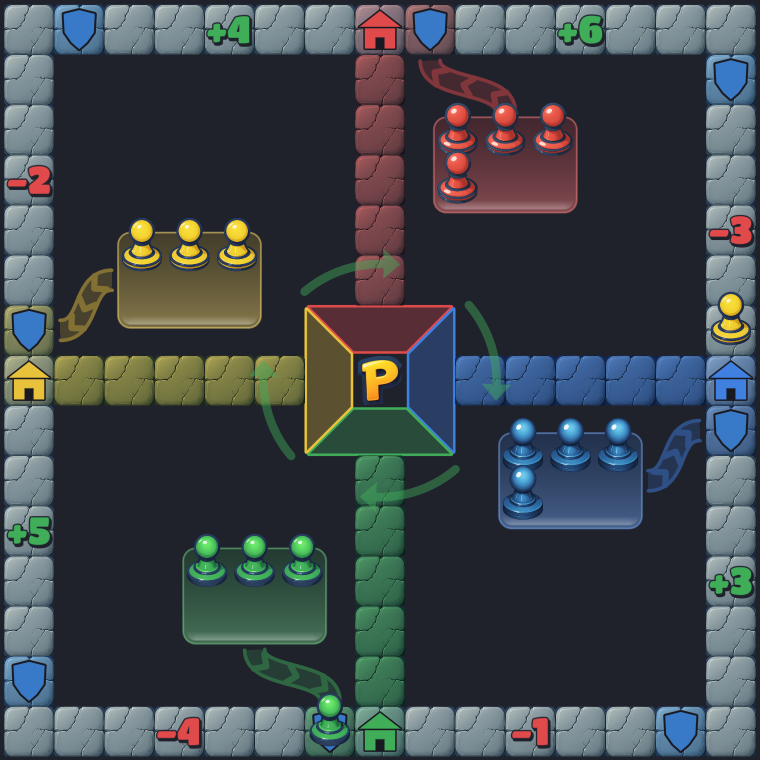
#> input picture store/pawnic/feature-board.png, 1520 x 1520 px, found by its file name (shown at 1/2 size)
$ python make_feature_graphic.py ../store/pawnic out
#> lines starting #> are read from the running program, lines starting #| are printed output that depends on the picture; after the words box and inside, x2 and y2 are one past the last pixel; in counts of white or black regions, pixels touching at a corner belong together
"""Play Store'un öne çıkan görselini (1024×500) üretir.

Solda oyun simgesi, altında Titan One yazı tipiyle "Pawnic" adı ve onun altında mağaza diline
göre kısa slogan bulunur. Sağda tahtanın tamamı ve önünde yelpaze gibi açılmış beş kart durur.
Zemin, simgenin koyu lacivert tonlarında dikey bir degradedir. Her mağaza dili için ayrı görsel
üretilir: <çıktı klasörü>/feature-1024x500-<dil>.png.

Girdiler:
- Kart görselleri: tools/render_cards.gd ile üretilen card_0.png … card_4.png
- Tahta: 10 inç tablet ekran görüntüsünden kırpılmış tahta (store/pawnic/feature-board.png)
- Simge: assets/icon/icon.png, yazı tipi: assets/fonts/titan_one.ttf
Pillow gerekir.

Kullanım (proje kökünden):
  godot --path . -s tools/render_cards.gd -- build/feature_cards
  python tools/make_feature_graphic.py build/feature_cards store/pawnic
"""
import argparse
import os

from PIL import Image, ImageDraw, ImageFilter, ImageFont

WIDTH, HEIGHT = 1024, 500
GRADIENT_TOP = (42, 47, 66)
GRADIENT_BOTTOM = (25, 28, 40)
SHADOW_OPACITY = 0.6

BOARD_IMAGE = os.path.join('store', 'pawnic', 'feature-board.png')
BOARD_SIZE = 400
BOARD_POS = (575, 22)
BOARD_RADIUS = 22

CARD_COUNT = 5
CARD_FILE = 'card_{}.png'
CARD_WIDTH = 104
CARD_SPACING = 90  # Yelpazede kart merkezleri arasındaki yatay uzaklık.
CARD_TILT = 7  # Ortadan her adımda eklenen eğim (derece).
CARD_TOP = 296
CARD_DROP = 6  # Kenardaki kartların yay çizecek kadar aşağı inmesi için katsayı.

ICON_PATH = os.path.join('assets', 'icon', 'icon.png')
ICON_SIZE = 210
ICON_RADIUS = 46
ICON_POS = (140, 48)

FONT_PATH = os.path.join('assets', 'fonts', 'titan_one.ttf')
TITLE = 'Pawnic'
TITLE_SIZE = 80
TITLE_TOP = 285
TITLE_COLOR = (255, 196, 40, 255)
TITLE_STROKE = 5
TITLE_STROKE_COLOR = (22, 30, 60, 255)
TITLE_SHADOW_OFFSET = (4, 6)
TITLE_SHADOW_COLOR = (10, 12, 20, 255)

OUTPUT_FILE = 'feature-1024x500-{}.png'
# Mağaza diline göre slogan (kısa açıklamanın ilk cümlesi).
SLOGANS = {'tr-TR': 'Zar yok, kart var!', 'en-US': 'No dice, just cards!'}
SLOGAN_SIZE = 36
SLOGAN_TOP = 395
SLOGAN_COLOR = (255, 255, 255, 255)
SLOGAN_STROKE = 3


def gradient_background():
    image = Image.new('RGB', (WIDTH, HEIGHT))
    draw = ImageDraw.Draw(image)
    for y in range(HEIGHT):
        t = y / (HEIGHT - 1)
        color = tuple(int(a + (b - a) * t) for a, b in zip(GRADIENT_TOP, GRADIENT_BOTTOM))
        draw.line([(0, y), (WIDTH, y)], fill=color)
    return image.convert('RGBA')


def round_corners(image, radius):
    mask = Image.new('L', image.size, 0)
    ImageDraw.Draw(mask).rounded_rectangle([0, 0, image.width - 1, image.height - 1], radius, fill=255)
    image.putalpha(mask)
    return image


def paste_with_shadow(base, image, pos, blur=14, offset=8):
    """Görseli, altına aşağı kaymış ve bulanıklaştırılmış bir gölge koyarak yapıştırır."""
    shadow = Image.new('RGBA', base.size, (0, 0, 0, 0))
    alpha = image.split()[3].point(lambda v: v * SHADOW_OPACITY)
    shadow.paste((0, 0, 0, 255), (pos[0], pos[1] + offset), alpha)
    shadow = shadow.filter(ImageFilter.GaussianBlur(blur))
    base.paste(shadow, (0, 0), shadow)
    base.paste(image, pos, image)


def draw_board(base):
    board = Image.open(BOARD_IMAGE).convert('RGB')
    board = board.resize((BOARD_SIZE, BOARD_SIZE), Image.LANCZOS).convert('RGBA')
    paste_with_shadow(base, round_corners(board, BOARD_RADIUS), BOARD_POS)


def draw_cards(base, cards_dir):
    center_x = BOARD_POS[0] + BOARD_SIZE // 2
    middle = CARD_COUNT // 2
    for i in range(CARD_COUNT):
        card = Image.open(os.path.join(cards_dir, CARD_FILE.format(i))).convert('RGBA')
        card = card.resize((CARD_WIDTH, card.height * CARD_WIDTH // card.width), Image.LANCZOS)
        step = i - middle
        card = card.rotate(-step * CARD_TILT, resample=Image.BICUBIC, expand=True)
        x = int(center_x + step * CARD_SPACING - card.width / 2)
        y = CARD_TOP + step * step * CARD_DROP
        paste_with_shadow(base, card, (x, y), blur=8, offset=5)


def draw_centered_text(base, text, top, size, fill, stroke):
    """Yazıyı simgenin altına ortalar; altına gölge, çevresine koyu kontur çizer."""
    font = ImageFont.truetype(FONT_PATH, size)
    draw = ImageDraw.Draw(base)
    x = ICON_POS[0] + ICON_SIZE / 2 - draw.textlength(text, font=font) / 2
    shadow_pos = (x + TITLE_SHADOW_OFFSET[0], top + TITLE_SHADOW_OFFSET[1])
    draw.text(shadow_pos, text, font=font, fill=TITLE_SHADOW_COLOR)
    draw.text((x, top), text, font=font, fill=fill, stroke_width=stroke, stroke_fill=TITLE_STROKE_COLOR)


def draw_icon_and_title(base, slogan):
    icon = Image.open(ICON_PATH).convert('RGBA').resize((ICON_SIZE, ICON_SIZE), Image.LANCZOS)
    paste_with_shadow(base, round_corners(icon, ICON_RADIUS), ICON_POS)
    draw_centered_text(base, TITLE, TITLE_TOP, TITLE_SIZE, TITLE_COLOR, TITLE_STROKE)
    draw_centered_text(base, slogan, SLOGAN_TOP, SLOGAN_SIZE, SLOGAN_COLOR, SLOGAN_STROKE)


def main():
    parser = argparse.ArgumentParser(description=__doc__, formatter_class=argparse.RawDescriptionHelpFormatter)
    parser.add_argument('cards_dir', help='render_cards.gd çıktılarının bulunduğu klasör')
    parser.add_argument('output_dir', help='görsellerin yazılacağı klasör')
    args = parser.parse_args()
    for locale, slogan in SLOGANS.items():
        image = gradient_background()
#> in gradient_background, `image = Image.new('RGB', (WIDTH, HEIGHT))`: image: PIL image 1024x500 RGB; every value is 0
#> in gradient_background, `return image.convert('RGBA')`:
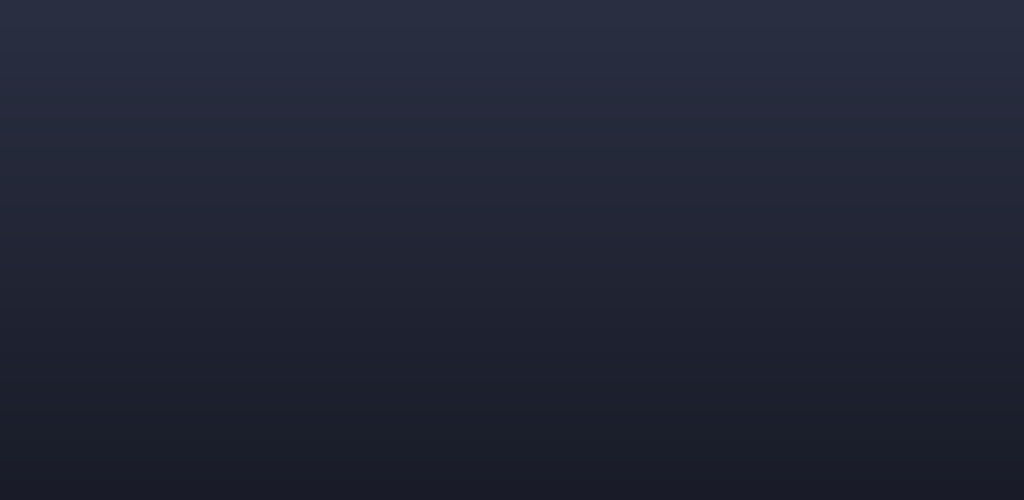
#> returned value: PIL image 1024x500 RGBA; mean R, G, B, A 33, 37, 52.5, 255
        draw_board(image)
#> in draw_board, board is the input picture: PIL image 1520x1520 RGB; mean R, G, B 62.9, 69.8, 74.7
#> in draw_board, `board = board.resize((BOARD_SIZE, BOARD_SIZE), Image.LANCZOS).convert(..`:
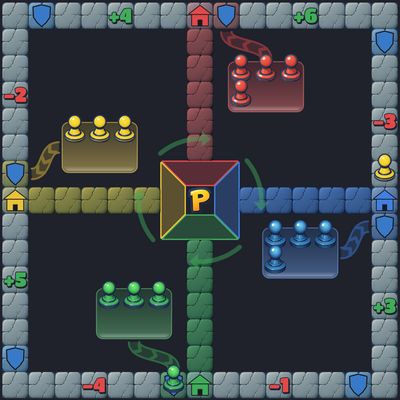
#> board: PIL image 400x400 RGBA; mean R, G, B, A 62.9, 69.8, 74.7, 255
#> in round_corners, `mask = Image.new('L', image.size, 0)`: mask: PIL image 400x400 L; every value is 0
#> in round_corners, `ImageDraw.Draw(mask).rounded_rectangle([0, 0, image.width - 1, image.h..`:
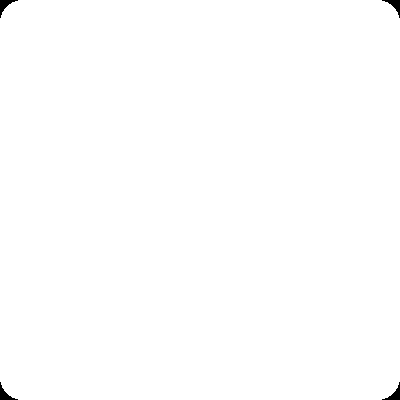
#> mask: PIL image 400x400 L; 99.7% white; 4 black regions, box (x1, y1, x2, y2) and area: (0, 0, 18, 18) 111, (382, 0, 400, 18) 111, (0, 382, 18, 400) 111, (382, 382, 400, 400) 111
#> in paste_with_shadow, `shadow = Image.new('RGBA', base.size, (0, 0, 0, 0))`: shadow: PIL image 1024x500 RGBA; every value is 0
#> in paste_with_shadow, `shadow.paste((0, 0, 0, 255), (pos[0], pos[1] + offset), alpha)`:
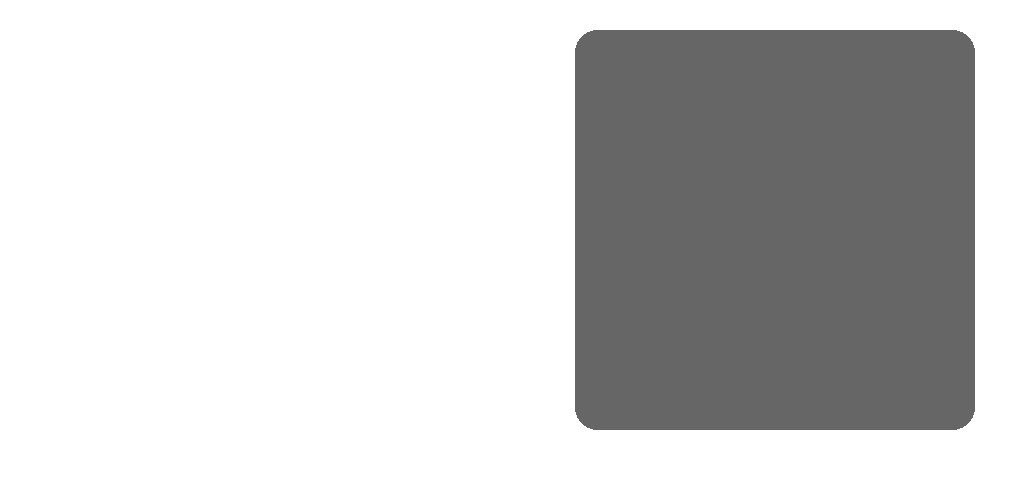
#> shadow: PIL image 1024x500 RGBA; mean R, G, B, A 0, 0, 0, 47.7; transparent parts drawn white
#> in paste_with_shadow, `shadow = shadow.filter(ImageFilter.GaussianBlur(blur))`:
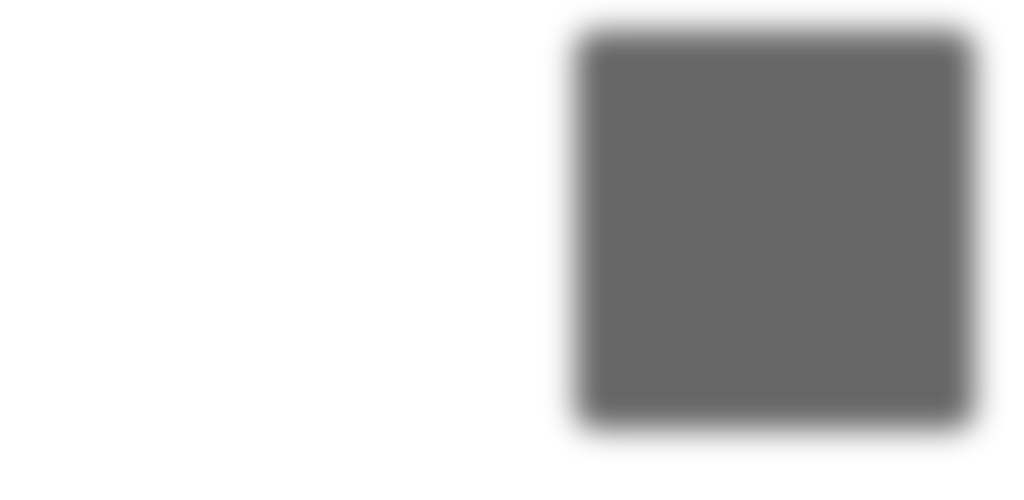
#> shadow: PIL image 1024x500 RGBA; mean R, G, B, A 0, 0, 0, 47.7; transparent parts drawn white
#> in paste_with_shadow, `base.paste(shadow, (0, 0), shadow)`:
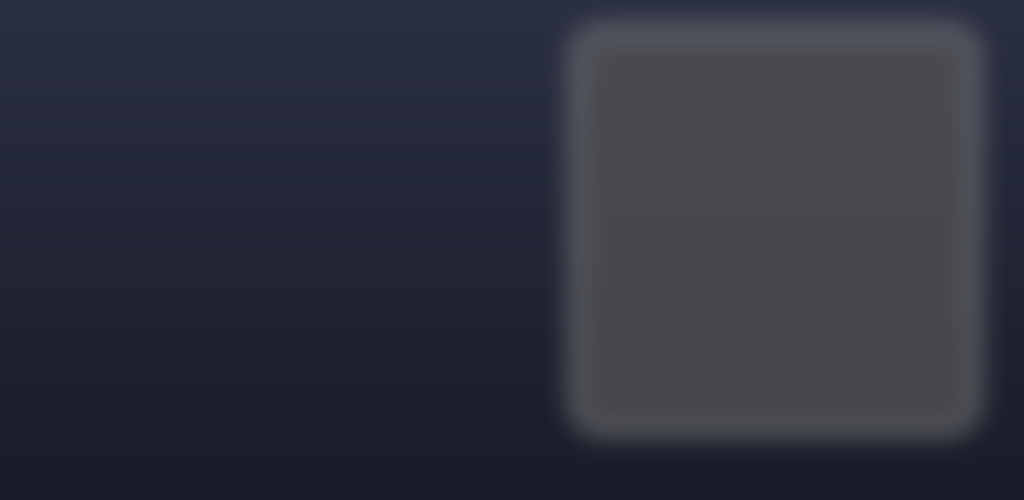
#> base: PIL image 1024x500 RGBA; mean R, G, B, A 26.7, 29.9, 42.5, 233.8; transparent parts drawn white
#> in paste_with_shadow, `base.paste(image, pos, image)`:
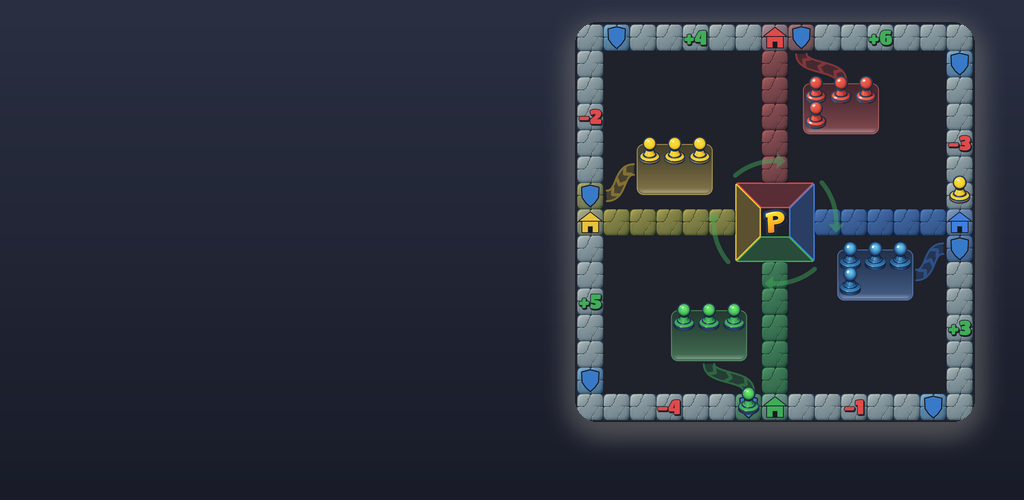
#> base: PIL image 1024x500 RGBA; mean R, G, B, A 41.7, 46.5, 58.4, 252.7; transparent parts drawn white
        draw_cards(image, args.cards_dir)
        draw_icon_and_title(image, slogan)
        image.convert('RGB').save(os.path.join(args.output_dir, OUTPUT_FILE.format(locale)), optimize=True)


if __name__ == '__main__':
#> (the run stopped early here; a loop or call above may not have finished)
